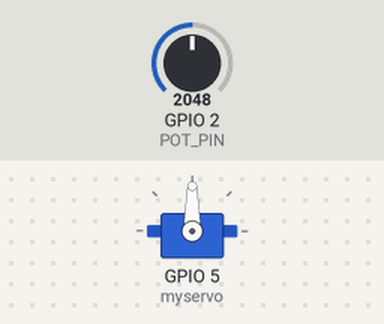
The sketch below on a simulated ESP32. Shown: servo. The test bench sets the inputs (shaded band); at power-on: GPIO 2 (POT_PIN) = 2048.

Above: at 1.2 s.
1.3 s: GPIO 2 (POT_PIN) set to 2866
At 2.5 s:
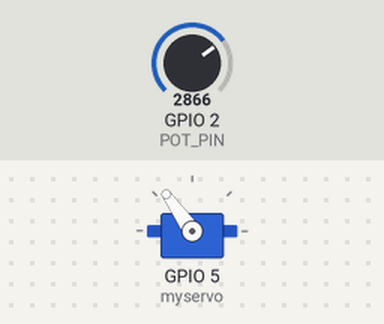
2.8 s: GPIO 2 (POT_PIN) set to 3603
At 3.1 s:
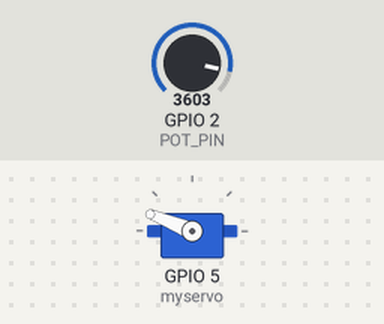
4.3 s: GPIO 2 (POT_PIN) set to 4095
At 5.4 s:
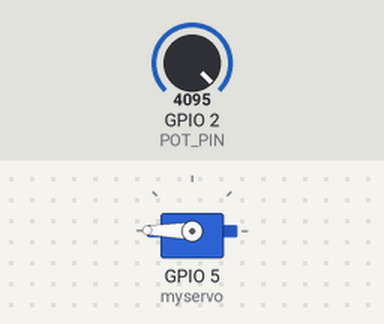
5.8 s: GPIO 2 (POT_PIN) set to 1228
At 6.5 s:
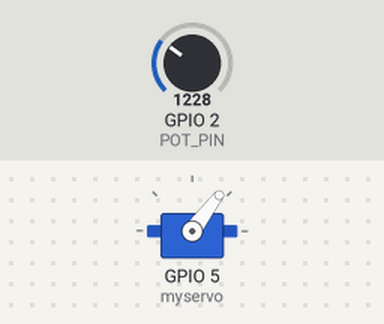
7.3 s: GPIO 2 (POT_PIN) set to 491
At 8.7 s:
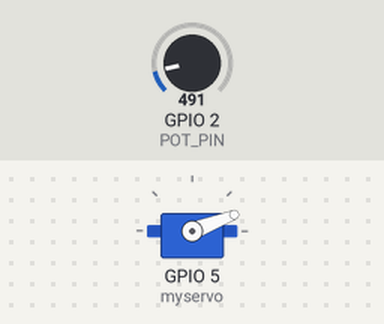
Timing chart, 0 to 9.8 s (numbered marks = the images above; inputs shaded):
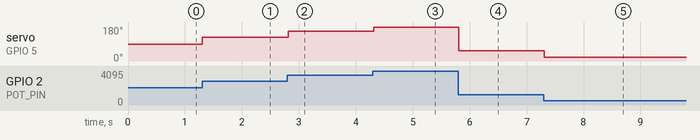

Measured:
- after the input at 1.3 s, servo on GPIO 5 (myservo): 90° → 125° at once
- after the input at 2.8 s, servo on GPIO 5 (myservo): 125° → 158° at once
- after the input at 4.3 s, servo on GPIO 5 (myservo): 158° → 179° at once
- after the input at 5.8 s, servo on GPIO 5 (myservo): 179° → 53° at once
- after the input at 7.3 s, servo on GPIO 5 (myservo): 53° → 21° at once

The sketch:

5_6.ino
```cpp
#include <ESP32Servo.h> //Had to change this to work with ESP32
#define POT_PIN 2

Servo myservo; // create servo object to control a servo
int servo_value = 0; // variable to store the servo position

void setup() {
myservo.attach(5); // attaches the servo on pin 5 to the servo object
pinMode(POT_PIN, INPUT);
}

void loop() {
  int pot_value = analogRead(POT_PIN);
  servo_value = map(pot_value, 0, 4096, 0, 180);
  myservo.write(servo_value); // tell servo to go to position in variable 'servo_value'
  delay(15); // waits 15 ms for the servo to reach the position
}
```
